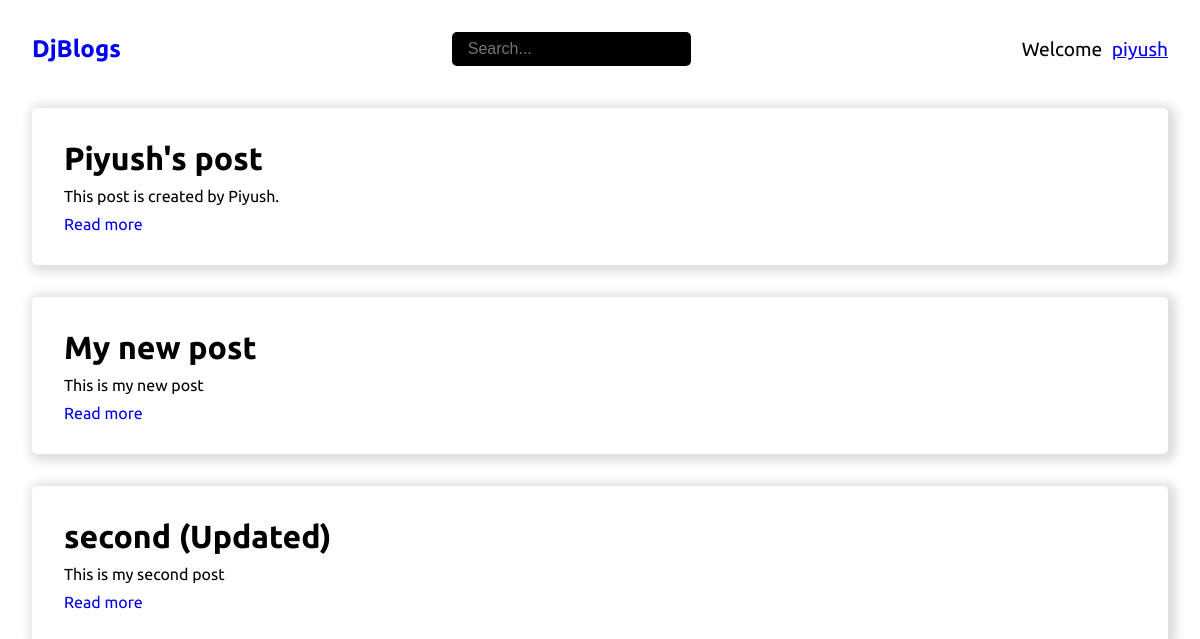
Screenshot of / (signed in) with the database file from the repository.
### base/models.py (models this page shows, shortened)
class Post(models.Model):
    title = models.CharField(max_length=100)
    body = models.TextField()
    author = models.ForeignKey(User, on_delete=models.CASCADE)
    created = models.DateTimeField(auto_now_add=True)
    updated = models.DateTimeField(auto_now=True)
    class Meta:
        ordering = ["-created"]

### base/views.py (the view)
# urls.py: path("", views.index, name="home"),
def index(request):
    posts = search_posts(request)
    context = { "posts": posts }
    return render(request, "index.html", context)

### base/views.py (called while the page is built)
def search_posts(request):
    post_search = ""
    if request.GET.get("search"):
        post_search = request.GET.get('search')
    posts = Post.objects.filter(Q(title__icontains=post_search) | Q(body__icontains=post_search))
    return posts

### templates/index.html
{% extends 'base.html' %}
{% block content %}
    <div class="container">
        {% include "components/posts.html" %}
    </div>
{% endblock content %}

### templates/navbar.html (shortened to what this page needs)
<nav>
    <div class="logo">
        <h1><a href="/">DjBlogs</a></h1>
    </div>
    <form action="" method="GET" class="search">
        <input type="text" name="search" placeholder="Search...">
    </form>
    <ul class="navigation">
        {% if request.user.is_authenticated %}
            <li class="nav-item font-1x">Welcome <a href="/" class="text-underline user-btn">{{request.user.username}}</a></li>
        {% else %}
            <li class="nav-item"><a href="{% url 'login' %}" class="font-1x">Login</a></li>
            <li class="nav-item ml-2"><a href="{% url 'register' %}" class="font-1x">Signup</a></li>
        {% endif %}
    </ul>
</nav>

### templates/components/posts.html
{% for post in posts %}
<div class="blog">
  <h1>{{post.title}}</h1>
  <p>{{post.body}}</p>
  <a href="{% url 'post_detail' post.id %}">Read more</a>
</div>
{% empty %}
  <h1>No posts to show</h1>
{% endfor %}

### static/css/styles.css (style rules this page uses)
* { margin: 0; padding: 0; box-sizing: border-box; }
html { overflow: hidden; }
body { font-family: 'Ubuntu', sans-serif; overflow: hidden; }
a { text-decoration: none; }
li { list-style-type: none; }
.font-1x { font-size: 1.2rem; }
.text-underline { text-decoration: underline; }
.container { padding: 0 2rem; padding-bottom: 10px; }
nav { display: flex; justify-content: space-between; align-items: center; position: relative; padding: 2rem; }
.search input { padding: 0.5rem 1rem; border: none; outline: none; background-color: black; color: white; border-radius: 5px; font-size: 1rem; }
nav .navigation { display: flex; align-items: center; }
.blog { box-shadow: 3px 2px 11px 5px gainsboro; padding: 2rem; border-radius: 5px; margin-top: 2rem; }
.blog:first-child { margin-top: 10px; }
.blog a { transition: all 0.3s; }
.blog p { margin: 10px 0; }
.user-btn { margin-left: 5px; }

### rows the page displays
Post: title "Piyush's post", body "This post is created by Piyush."
Post: title "My new post", body "This is my new post"
Post: title "second (Updated)", body "This is my second post"

### other values shown
{{ request.user.username }} "piyush"
